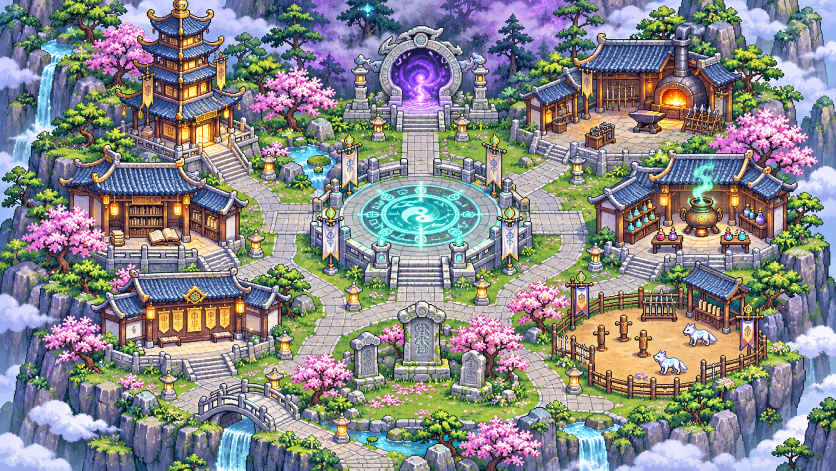
#> input picture docs/concept/tong_mon_chatgpt.png, 1672 x 941 px (shown at 1/2 size)
$ python sect_nen.py
#> lines starting #> are read from the running program, lines starting #| are printed output that depends on the picture; after the words box and inside, x2 and y2 are one past the last pixel; in counts of white or black regions, pixels touching at a corner belong together
"""M8 (16/11): sảnh dùng ẢNH CONCEPT làm nền cố định (docs/concept/tong_mon_chatgpt.png, người phát triển chọn x1,15).
Ảnh phóng lên 1920×1088 = đúng khung 120×68 ô 16 px (1 ô = 13,93 px concept). Bệ pháp đài vẫn là sprite (che bệ vẽ trong ảnh).
Va chạm dò tay trên lưới ô của ảnh (toạ độ ô = nhãn trên ảnh lưới docs/playtest/M8_nen_luoi_*.png):
  WALK: đa giác mặt đất đi được (cỏ, đường, sân); SOLID: vật đè lên trong đó (nhà, cây, bia, ao, rào...) — mọi vật vẽ trong ảnh
  đặc trọn hình chiếu nên người chơi không bao giờ đứng sau mái/tán (chưa có lớp che; bước sau tách lớp che từ chính ảnh).
Ra: sprites/tm_nen.webp, src/data/sect_bocuc.js (BOCUC: rows, buildings, plaza, pen, bg), ảnh duyệt docs/playtest/M8_nen_*.png
Dùng: .venv/Scripts/python.exe tools/sect_nen.py
"""
import json
from pathlib import Path

import numpy as np
from PIL import Image, ImageDraw, ImageFont

ROOT = Path(__file__).resolve().parent.parent
SRC = 'docs/concept/tong_mon_chatgpt.png'
NX, NY, T = 120, 68, 16
C = (61, 34)                     # tâm bệ vẽ trong ảnh (ô) = tâm bản đồ; bệ sprite đặt tại đây
WALK = [
    [(8, 24), (36, 24), (36, 18), (56, 18), (56, 13), (65, 13), (65, 18), (75, 18), (75, 13), (80, 13), (80, 14), (101, 14), (106, 14),
     (114, 20), (113, 32), (109, 38), (109, 56), (103, 58), (84, 58), (80, 60), (66, 60), (62, 59), (48, 59), (40, 60), (39, 61),
     (28, 61), (28, 57), (16, 57), (13, 52), (8, 50)],
    [(29, 19), (35, 19), (35, 24), (29, 24)],                                  # bậc tháp Truyền Thừa
]
SOLID = [
    (9, 24, 36, 33), (15, 33, 27, 36), (12, 36, 27, 38), (33, 36, 37, 38),      # Tàng Kinh Các + sách + lan can trước
    (14, 40, 40, 50), (16, 51, 26, 53), (33, 51, 40, 53),                      # Công Đức Đường + lan can hai bên bậc
    (8, 24, 13, 52),                                                           # cây + vách rìa tây
    (88, 15, 93, 19), (85, 18, 88, 20), (98, 14, 104, 19), (83, 20, 100, 22), (70, 19, 77, 22), (75, 10, 83, 17),   # + chái nhỏ trái   # Luyện Khí: đe, thùng quặng, giá binh khí, tường sân
    (85, 21, 113, 30), (98, 30, 103, 34), (88, 29, 96, 32), (104, 29, 111, 32), (89, 32, 94, 35), (105, 32, 110, 35), (96, 36, 113, 38),   # Đan Dược
    (97, 40, 106, 47), (91, 41, 97, 45),                                       # chòi + giá binh khí Luyện Võ
    (104, 15, 112, 23), (74, 42, 80, 47), (66, 46, 73, 53), (45, 50, 50, 55),  # cây hoa đào
    (57, 44, 64, 53), (65, 49, 70, 56), (49, 47, 55, 55),                      # bia đá
    (41, 20, 50, 25),                                                          # ao cạnh tháp
]
# Luyện Võ Trường: rào vẽ trong ảnh ~ chữ nhật x 81..108, y 41..57, cổng ở cạnh tây (x 80..82, y 47..52)
PEN = dict(x=82, y=42, w=26, h=15, gate=[0, -1], door=[79.5, 49.5], west_gate=[47, 52])
BUILDINGS = {   # door: chỗ đứng bấm E (trước đồ vật chính / cửa); body: khối đặc chính (ô)
    'truyen_thua': dict(door=[32, 21.5], body=(16, 0, 35, 18), name='Truyền Thừa Các'),
    'tang_kinh': dict(door=[29, 35.5], body=(9, 24, 36, 33), name='Tàng Kinh Các'),
    'cong_duc': dict(door=[29.5, 52.5], body=(14, 40, 40, 50), name='Công Đức Đường'),
    'luyen_khi': dict(door=[90.5, 19.7], body=(76, 4, 106, 13), name='Luyện Khí Phường'),
    'dan_duoc': dict(door=[100.5, 35.5], body=(85, 21, 113, 30), name='Đan Dược Phòng'),
}
PORTAL, BIA = [60.5, 17.5], [60.5, 54.5]
# bệ vẽ trong ảnh bị bệ sprite che; phần lộ ra ngoài sprite (cờ, lan can sau) xoá bằng màu đá đường trong vùng này (ô)
ERASE = []   # (16/11) thử xoá bằng mẫu lặp trông xấu -> tạm để bệ vẽ lộ ra quanh sprite


def build_rows():
    L = Image.new('L', (NX, NY), ord('^')); d = ImageDraw.Draw(L)
    for p in WALK: d.polygon(p, fill=ord('.'))
    for r in SOLID: d.rectangle((r[0], r[1], r[2] - 1, r[3] - 1), fill=ord('^'))
    P = PEN   # rào: viền chữ nhật đặc, chừa cổng tây
    for x in range(P['x'], P['x'] + P['w']):
        for y in (P['y'], P['y'] + P['h'] - 1): L.putpixel((x, y), ord('^'))
    for y in range(P['y'], P['y'] + P['h']):
        for x in (P['x'], P['x'] + P['w'] - 1):
            if not (x == P['x'] and P['west_gate'][0] <= y <= P['west_gate'][1]): L.putpixel((x, y), ord('^'))
    g = np.array(L)
    g[0, :] = g[-1, :] = g[:, 0] = g[:, -1] = ord('^')
    # ô đi được không nối với bệ (ngóc ngách sau vật) -> đặc
    seen = np.zeros(g.shape, bool); st = [C]
    while st:
        x, y = st.pop()
        if not (0 <= x < NX and 0 <= y < NY) or seen[y, x] or g[y, x] != ord('.'): continue
        seen[y, x] = True; st += [(x + 1, y), (x - 1, y), (x, y + 1), (x, y - 1)]
    g[(g == ord('.')) & ~seen] = ord('^')
    return g


def main():
    con = Image.open(ROOT / SRC).convert('RGBA')
    bg = con.resize((NX * T, NY * T), Image.NEAREST)
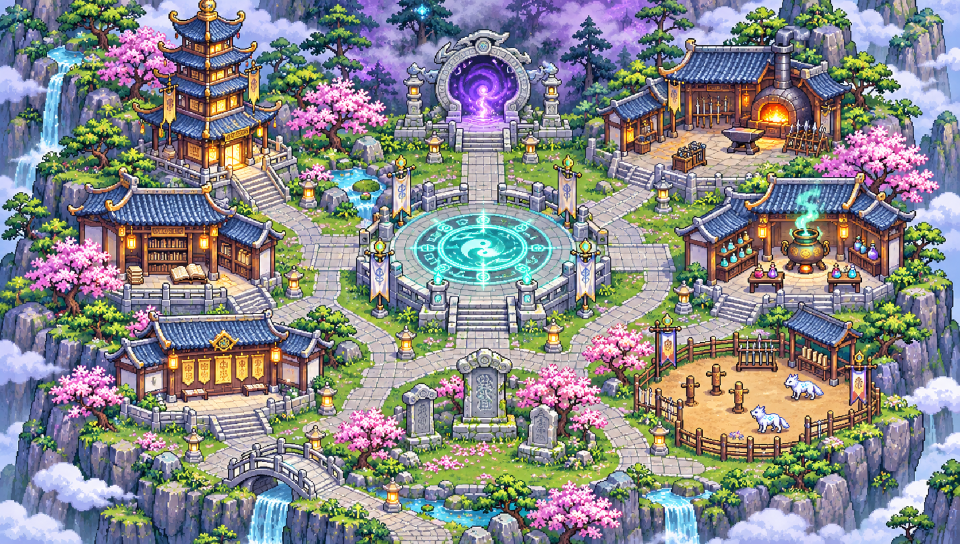
#> bg: PIL image 1920x1088 RGBA (shown at 1/2 size); mean R, G, B, A 135.7, 136.3, 137.2, 255
    a = np.array(bg)
    g = build_rows()
#> in build_rows, `L = Image.new('L', (NX, NY), ord('^'))`: L: PIL image 120x68 L; every value is 94
#> after the loop in build_rows, `for x in range(P['x'], P['x'] + P['w']):`:
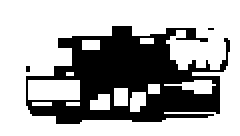
#> L: PIL image 120x68 L (shown 2 times larger); values 46 (black) and 94 (white), 66.9% white; 3 black regions (2 under 20 px), largest, box (x1, y1, x2, y2) and area: (13, 13, 115, 62) 2693
#> after the loop in build_rows, `for y in range(P['y'], P['y'] + P['h']):`:
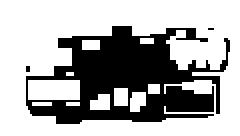
#> L: PIL image 120x68 L (shown 2 times larger); values 46 (black) and 94 (white), 67.1% white; 3 black regions (2 under 20 px), largest, box (x1, y1, x2, y2) and area: (13, 13, 115, 62) 2673
#> after the loop in build_rows, `while st:`: seen: shape (68, 120) bool; 32.8% white; 1 white region, box (x1, y1, x2, y2) and area: (13, 13, 115, 62) 2673
#> after the loop in build_rows, `while st:`: st = []
    # mẫu đá đường để xoá bệ vẽ: lặp một mảng đường thật (ô 40..44, 39..41) phủ vùng ERASE ngoài hình bệ sprite
    tile = a[39 * T:41 * T, 36 * T:40 * T].copy()
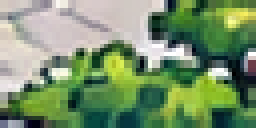
#> tile: shape (32, 64, 4) (shown 4 times larger); mean R, G, B, A 120.3, 146, 107.1, 255
#> (the run stopped early here; a loop or call above may not have finished)
